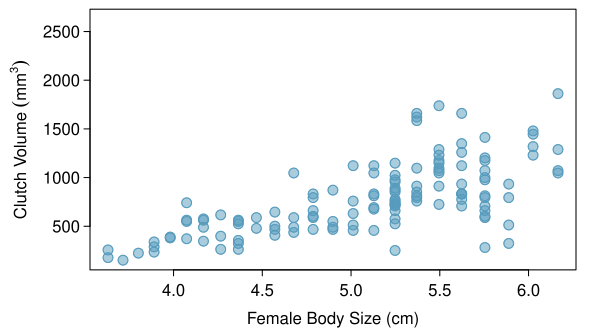

This chart was generated by the following R code:
library(openintro)
#data(frog.altitude)
data(COL)

myPDF("frogClutchVolBodySize.pdf",
      6,
      3.3,
      mar = c(3, 4.5, 0.5, 1.2),
      mgp = c(2.8, 0.5, 0))
plot(frog.altitude$body.size,
     frog.altitude$clutch.volume,
     pch = 19,
     cex = 1.3,
     col = COL[1, 3],
     xlab = "Female Body Size",
     ylab = expression("Clutch Volume" ~ (mm^3)))
points(frog.altitude$body.size,
       frog.altitude$clutch.volume,
       cex = 1.3,
       col = COL[1])
mtext("Female Body Size (cm)", 1, 1.9)

dev.off()
